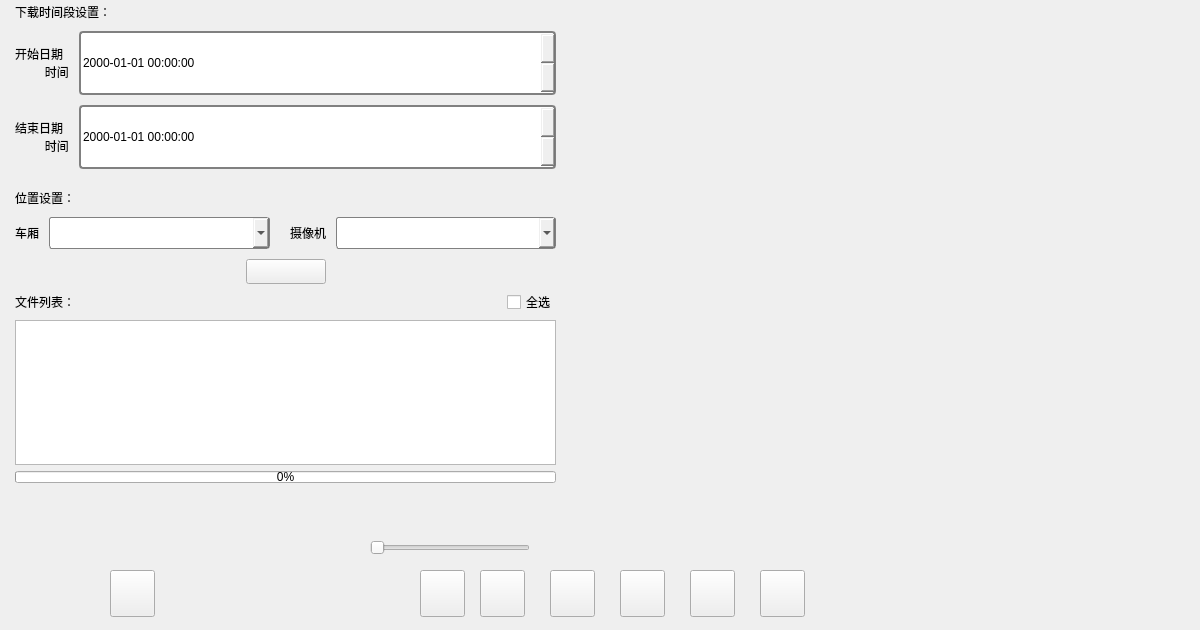
   <widget class="QWidget" name="page3">
    <widget class="QWidget" name="widget_DownloadSet" native="true">
     <property name="geometry">
      <rect>
       <x>15</x>
       <y>3</y>
       <width>541</width>
       <height>480</height>
      </rect>
     </property>
     <property name="styleSheet">
      <string notr="true">QDateTimeEdit
{
	border:2px solid rgb(128,128,128);
    border-radius:4px;
}
QDateTimeEdit::up-button
{
    width:32px;
    border-image: url(:/res/res/add.png);
}
QDateTimeEdit::down-button
{
	width:32px;
	border-image: url(:/res/res/reduce.png);
}
QComboBox {
      border: 1px solid gray;
      border-radius: 3px;
}
QHeaderView::section {
      color: white;
      padding-left: 4px;
      border: 1px solid #6c6c6c;
      background-color: rgb(5,19,80);
}
QCheckBox::indicator:unchecked {
	width:32px;height:32px;
	image: url(:/res/res/btn_check_off_focused_holo_light.png);
}
QCheckBox::indicator:checked {
	width:32px;height:32px;
	image: url(:/res/res/btn_check_on_focused_holo_light.png);
}
QTableWidget::item{height:48px;}
QTableWidget::item:selected{
background:#646464;
}
QTableWidget::indicator:unchecked
{
	width:48px;height:48px;
	image: url(:/res/res/btn_check_off_focused_holo_light.png);
}
QTableWidget::indicator:checked
{
	width:48px;height:48px;
	image: url(:/res/res/btn_check_on_focused_holo_light.png);
}</string>
     </property>
     <layout class="QGridLayout" name="gridLayout">
      <item row="2" column="0">
       <widget class="QTableWidget" name="tableWidgetFileList">
        <property name="verticalScrollBarPolicy">
         <enum>Qt::ScrollBarAlwaysOff</enum>
        </property>
        <property name="horizontalScrollBarPolicy">
         <enum>Qt::ScrollBarAlwaysOff</enum>
        </property>
        <property name="editTriggers">
         <set>QAbstractItemView::NoEditTriggers</set>
        </property>
        <property name="selectionMode">
         <enum>QAbstractItemView::SingleSelection</enum>
        </property>
        <property name="selectionBehavior">
         <enum>QAbstractItemView::SelectRows</enum>
        </property>
        <property name="rowCount">
         <number>0</number>
        </property>
       </widget>
      </item>
      <item row="1" column="0">
       <layout class="QHBoxLayout" name="horizontalLayout_8">
        <item>
         <widget class="QLabel" name="labelFileList">
          <property name="font">
           <font>
            <family>黑体</family>
           </font>
          </property>
          <property name="text">
           <string>文件列表：</string>
          </property>
         </widget>
        </item>
        <item>
         <spacer name="horizontalSpacer_6">
          <property name="orientation">
           <enum>Qt::Horizontal</enum>
          </property>
          <property name="sizeHint" stdset="0">
           <size>
            <width>168</width>
            <height>20</height>
           </size>
          </property>
         </spacer>
        </item>
        <item>
         <widget class="QCheckBox" name="checkBoxSelectAllfiles">
          <property name="text">
           <string>全选</string>
          </property>
         </widget>
        </item>
       </layout>
      </item>
      <item row="0" column="0">
       <layout class="QVBoxLayout" name="verticalLayout_3">
        <property name="spacing">
         <number>20</number>
        </property>
        <item>
         <layout class="QVBoxLayout" name="verticalLayout">
          <property name="spacing">
           <number>10</number>
          </property>
          <item>
           <widget class="QLabel" name="label">
            <property name="font">
             <font>
              <family>黑体</family>
             </font>
            </property>
            <property name="text">
             <string>下载时间段设置：</string>
            </property>
           </widget>
          </item>
          <item>
           <layout class="QHBoxLayout" name="horizontalLayout" stretch="0,1">
            <item>
             <widget class="QLabel" name="label_2">
              <property name="text">
               <string>开始日期
         时间</string>
              </property>
             </widget>
            </item>
            <item>
             <widget class="QDateTimeEdit" name="dateEditDownloadStartTime">
              <property name="minimumSize">
               <size>
                <width>0</width>
                <height>64</height>
               </size>
              </property>
              <property name="displayFormat">
               <string>yyyy-MM-dd hh:mm:ss</string>
              </property>
             </widget>
            </item>
           </layout>
          </item>
          <item>
           <layout class="QHBoxLayout" name="horizontalLayout_2" stretch="0,1">
            <item>
             <widget class="QLabel" name="label_3">
              <property name="text">
               <string>结束日期
         时间</string>
              </property>
             </widget>
            </item>
            <item>
             <widget class="QDateTimeEdit" name="dateEditDownloadEndTime">
              <property name="minimumSize">
               <size>
                <width>0</width>
                <height>64</height>
               </size>
              </property>
              <property name="displayFormat">
               <string>yyyy-MM-dd hh:mm:ss</string>
              </property>
             </widget>
            </item>
           </layout>
          </item>
         </layout>
        </item>
        <item>
         <layout class="QVBoxLayout" name="verticalLayout_2">
          <property name="spacing">
           <number>10</number>
          </property>
          <item>
           <widget class="QLabel" name="labelLocationSet">
            <property name="font">
             <font>
              <family>黑体</family>
             </font>
            </property>
            <property name="text">
             <string>位置设置：</string>
            </property>
           </widget>
          </item>
          <item>
           <layout class="QHBoxLayout" name="horizontalLayout_3" stretch="0,1,0,0,1">
            <item>
             <widget class="QLabel" name="label_5">
              <property name="text">
               <string>车厢</string>
              </property>
              <property name="alignment">
               <set>Qt::AlignLeading|Qt::AlignLeft|Qt::AlignVCenter</set>
              </property>
             </widget>
            </item>
            <item>
             <widget class="QComboBox" name="comboBoxCarriageSelect">
              <property name="minimumSize">
               <size>
                <width>0</width>
                <height>32</height>
               </size>
              </property>
             </widget>
            </item>
            <item>
             <spacer name="horizontalSpacer">
              <property name="orientation">
               <enum>Qt::Horizontal</enum>
              </property>
              <property name="sizeHint" stdset="0">
               <size>
                <width>10</width>
                <height>20</height>
               </size>
              </property>
             </spacer>
            </item>
            <item>
             <widget class="QLabel" name="label_6">
              <property name="text">
               <string>摄像机</string>
              </property>
              <property name="alignment">
               <set>Qt::AlignCenter</set>
              </property>
             </widget>
            </item>
            <item>
             <widget class="QComboBox" name="comboBoxCameraSelect">
              <property name="minimumSize">
               <size>
                <width>0</width>
                <height>32</height>
               </size>
              </property>
             </widget>
            </item>
           </layout>
          </item>
          <item>
           <layout class="QHBoxLayout" name="horizontalLayout_4">
            <item>
             <spacer name="horizontalSpacer_2">
              <property name="orientation">
               <enum>Qt::Horizontal</enum>
              </property>
              <property name="sizeHint" stdset="0">
               <size>
                <width>68</width>
                <height>20</height>
               </size>
              </property>
             </spacer>
            </item>
            <item>
             <widget class="QPushButton" name="pushButtonStartQuery">
              <property name="sizePolicy">
               <sizepolicy hsizetype="Minimum" vsizetype="Fixed">
                <horstretch>0</horstretch>
                <verstretch>0</verstretch>
               </sizepolicy>
              </property>
              <property name="minimumSize">
               <size>
                <width>80</width>
                <height>25</height>
               </size>
              </property>
              <property name="maximumSize">
               <size>
                <width>80</width>
                <height>25</height>
               </size>
              </property>
              <property name="text">
               <string/>
              </property>
             </widget>
            </item>
            <item>
             <spacer name="horizontalSpacer_3">
              <property name="orientation">
               <enum>Qt::Horizontal</enum>
              </property>
              <property name="sizeHint" stdset="0">
               <size>
                <width>78</width>
                <height>20</height>
               </size>
              </property>
             </spacer>
            </item>
           </layout>
          </item>
         </layout>
        </item>
       </layout>
      </item>
      <item row="3" column="0">
       <widget class="QProgressBar" name="progressBar_downLoad">
        <property name="maximumSize">
         <size>
          <width>16777215</width>
          <height>12</height>
         </size>
        </property>
        <property name="value">
         <number>0</number>
        </property>
       </widget>
      </item>
     </layout>
    </widget>
    <widget class="QLabel" name="widget_VideoDownloadWin">
     <property name="geometry">
      <rect>
       <x>610</x>
       <y>3</y>
       <width>581</width>
       <height>521</height>
      </rect>
     </property>
     <property name="minimumSize">
      <size>
       <width>0</width>
       <height>32</height>
      </size>
     </property>
     <property name="text">
      <string/>
     </property>
    </widget>
    <widget class="QWidget" name="widgetDownloadCtrl" native="true">
     <property name="geometry">
      <rect>
       <x>20</x>
       <y>560</y>
       <width>901</width>
       <height>61</height>
      </rect>
     </property>
     <widget class="QPushButton" name="pushButtonDownloadLastFile">
      <property name="geometry">
       <rect>
        <x>400</x>
        <y>10</y>
        <width>45</width>
        <height>47</height>
       </rect>
      </property>
      <property name="text">
       <string/>
      </property>
     </widget>
     <widget class="QPushButton" name="pushButtonDownloadBack">
      <property name="geometry">
       <rect>
        <x>460</x>
        <y>10</y>
        <width>45</width>
        <height>47</height>
       </rect>
      </property>
      <property name="text">
       <string/>
      </property>
     </widget>
     <widget class="QPushButton" name="pushButtonDownloadPlay">
      <property name="geometry">
       <rect>
        <x>530</x>
        <y>10</y>
        <width>45</width>
        <height>47</height>
       </rect>
      </property>
      <property name="text">
       <string/>
      </property>
     </widget>
     <widget class="QPushButton" name="pushButtonDownloadStop">
      <property name="geometry">
       <rect>
        <x>600</x>
        <y>10</y>
        <width>45</width>
        <height>47</height>
       </rect>
      </property>
      <property name="text">
       <string/>
      </property>
     </widget>
     <widget class="QPushButton" name="pushButtonDownloadForward">
      <property name="geometry">
       <rect>
        <x>670</x>
        <y>10</y>
        <width>45</width>
        <height>47</height>
       </rect>
      </property>
      <property name="text">
       <string/>
      </property>
     </widget>
     <widget class="QPushButton" name="pushButtonDownloadNextFile">
      <property name="geometry">
       <rect>
        <x>740</x>
        <y>10</y>
        <width>45</width>
        <height>47</height>
       </rect>
      </property>
      <property name="text">
       <string/>
      </property>
     </widget>
     <widget class="QPushButton" name="pushButtonDownload">
      <property name="geometry">
       <rect>
        <x>90</x>
        <y>10</y>
        <width>45</width>
        <height>47</height>
       </rect>
      </property>
      <property name="text">
       <string/>
      </property>
     </widget>
    </widget>
    <widget class="QSlider" name="horizontalSlider">
     <property name="geometry">
      <rect>
       <x>370</x>
       <y>540</y>
       <width>160</width>
       <height>16</height>
      </rect>
     </property>
     <property name="orientation">
      <enum>Qt::Horizontal</enum>
     </property>
    </widget>
   </widget>
